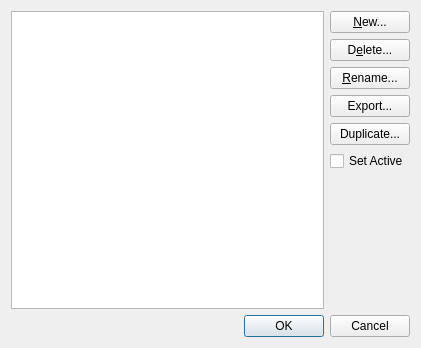
<?xml version="1.0" encoding="UTF-8"?>
<ui version="4.0">
 <class>swModelListDialog</class>
 <widget class="QDialog" name="swModelListDialog">
  <property name="whatsThis">
   <string>&lt;p&gt;&lt;b&gt;Submodels&lt;/b&gt;&lt;/p&gt;&lt;p&gt;Manage the model and its submodels. Create, rename, duplicate, delete, or reorder entries, then choose OK to apply the changes. Cancel discards the list changes; files already exported remain on disk.&lt;/p&gt;&lt;p&gt;Drag list entries to change their order. Use Set Active to switch to the current list item when applying changes.&lt;/p&gt;</string>
  </property>
  <property name="geometry">
   <rect>
    <x>0</x>
    <y>0</y>
    <width>421</width>
    <height>348</height>
   </rect>
  </property>
  <property name="windowTitle">
   <string>Submodels</string>
  </property>
  <layout class="QVBoxLayout" name="verticalLayout">
   <item>
    <layout class="QHBoxLayout" name="horizontalLayout">
     <item>
      <widget class="QListWidget" name="ModelList">
       <property name="toolTip">
        <string>Select models to manage, or drag them to change their order.</string>
       </property>
       <property name="accessibleName">
        <string>Submodels</string>
       </property>
       <property name="whatsThis">
        <string>&lt;p&gt;&lt;b&gt;Model List&lt;/b&gt;&lt;/p&gt;&lt;p&gt;Select one or more entries for actions such as Rename, Duplicate, Export, or Delete. Drag entries to reorder them. Double-click an entry to apply the list changes and make that entry active.&lt;/p&gt;&lt;p&gt;Model and submodel names must be unique; capitalization alone does not make a name unique.&lt;/p&gt;</string>
       </property>
       <property name="selectionMode">
        <enum>QAbstractItemView::ExtendedSelection</enum>
       </property>
      </widget>
     </item>
     <item>
      <layout class="QVBoxLayout" name="verticalLayout_2">
       <item>
        <widget class="QPushButton" name="NewModel">
         <property name="toolTip">
          <string>Add a new empty submodel.</string>
         </property>
         <property name="text">
          <string>&amp;New...</string>
         </property>
        </widget>
       </item>
       <item>
        <widget class="QPushButton" name="DeleteModel">
         <property name="toolTip">
          <string>Remove the selected entries.</string>
         </property>
         <property name="whatsThis">
          <string>&lt;p&gt;&lt;b&gt;Delete Submodels&lt;/b&gt;&lt;/p&gt;&lt;p&gt;Remove the selected entries after confirmation. At least one entry must remain. Changes take effect when you accept this dialog.&lt;/p&gt;</string>
         </property>
         <property name="text">
          <string>D&amp;elete...</string>
         </property>
        </widget>
       </item>
       <item>
        <widget class="QPushButton" name="RenameModel">
         <property name="toolTip">
          <string>Choose a unique name for each selected model.</string>
         </property>
         <property name="text">
          <string>&amp;Rename...</string>
         </property>
        </widget>
       </item>
       <item>
        <widget class="QPushButton" name="ExportModel">
         <property name="toolTip">
          <string>Save the selected models to separate LDraw files.</string>
         </property>
         <property name="whatsThis">
          <string>&lt;p&gt;&lt;b&gt;Export Submodels&lt;/b&gt;&lt;/p&gt;&lt;p&gt;For one selected model, choose its output file. For several selected models, choose an output folder. Export writes files immediately, even if you later cancel this dialog.&lt;/p&gt;&lt;p&gt;A newly created empty model has nothing to export until the list changes have been applied.&lt;/p&gt;</string>
         </property>
         <property name="text">
          <string>Export...</string>
         </property>
        </widget>
       </item>
       <item>
        <widget class="QPushButton" name="DuplicateModel">
         <property name="toolTip">
          <string>Create named copies of the selected models.</string>
         </property>
         <property name="text">
          <string>Duplicate...</string>
         </property>
        </widget>
       </item>
       <item>
        <widget class="QCheckBox" name="SetActiveModel">
         <property name="toolTip">
          <string>Switch to the current list item when applying the changes.</string>
         </property>
         <property name="whatsThis">
          <string>&lt;p&gt;&lt;b&gt;Set Active&lt;/b&gt;&lt;/p&gt;&lt;p&gt;When checked, accepting this dialog makes the current list entry active for editing. When unchecked, the existing active entry is retained if it remains in the list.&lt;/p&gt;</string>
         </property>
         <property name="text">
          <string>Set Active</string>
         </property>
        </widget>
       </item>
       <item>
        <spacer name="verticalSpacer">
         <property name="orientation">
          <enum>Qt::Vertical</enum>
         </property>
         <property name="sizeHint" stdset="0">
          <size>
           <width>20</width>
           <height>40</height>
          </size>
         </property>
        </spacer>
       </item>
      </layout>
     </item>
    </layout>
   </item>
   <item>
    <widget class="QDialogButtonBox" name="buttonBox">
     <property name="orientation">
      <enum>Qt::Horizontal</enum>
     </property>
     <property name="standardButtons">
      <set>QDialogButtonBox::Cancel|QDialogButtonBox::Ok</set>
     </property>
    </widget>
   </item>
  </layout>
 </widget>
 <tabstops>
  <tabstop>ModelList</tabstop>
  <tabstop>NewModel</tabstop>
  <tabstop>DeleteModel</tabstop>
  <tabstop>RenameModel</tabstop>
  <tabstop>ExportModel</tabstop>
  <tabstop>DuplicateModel</tabstop>
  <tabstop>SetActiveModel</tabstop>
 </tabstops>
 <resources/>
 <connections>
  <connection>
   <sender>buttonBox</sender>
   <signal>accepted()</signal>
   <receiver>swModelListDialog</receiver>
   <slot>accept()</slot>
   <hints>
    <hint type="sourcelabel">
     <x>248</x>
     <y>254</y>
    </hint>
    <hint type="destinationlabel">
     <x>157</x>
     <y>274</y>
    </hint>
   </hints>
  </connection>
  <connection>
   <sender>buttonBox</sender>
   <signal>rejected()</signal>
   <receiver>swModelListDialog</receiver>
   <slot>reject()</slot>
   <hints>
    <hint type="sourcelabel">
     <x>316</x>
     <y>260</y>
    </hint>
    <hint type="destinationlabel">
     <x>286</x>
     <y>274</y>
    </hint>
   </hints>
  </connection>
 </connections>
</ui>
